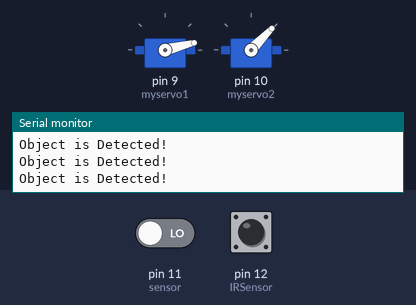
The sketch below on a simulated Arduino Uno, built with avr-gcc and run on an emulated ATmega328P. On the bench: 2 × servo, the last lines printed to the serial monitor. The test bench sets the inputs (shaded band); at power-on: pin 12 (IRSensor) LOW, pin 11 (sensor) LOW.

Above: at 6.4 s.
6.5 s: pin 12 (IRSensor) driven HIGH
At 9.8 s:
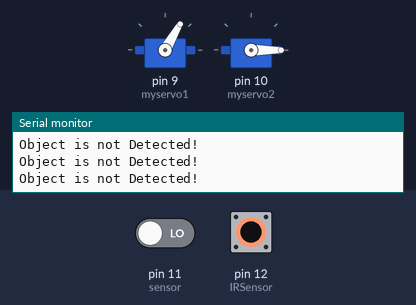
10.4 s: pin 12 (IRSensor) pulsed LOW 2 times (0.12 s each, 0.3 s apart)
At 12.1 s:
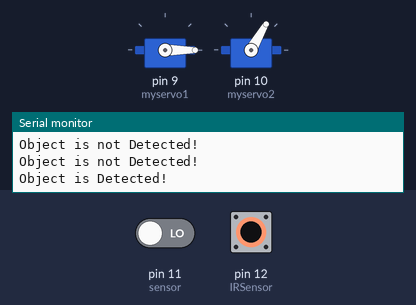
18.4 s: pin 12 (IRSensor) driven LOW
22.1 s: pin 11 (sensor) driven HIGH
25.8 s: pin 11 (sensor) driven LOW and pin 12 (IRSensor) driven HIGH
At 26.51 s:
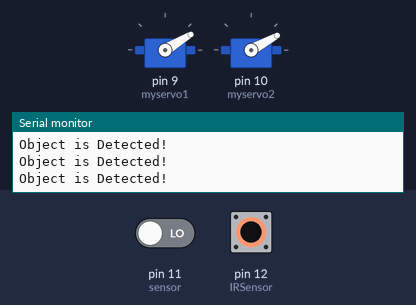
Timing chart, 0 to 28.8 s (numbered marks = the images above; inputs shaded):
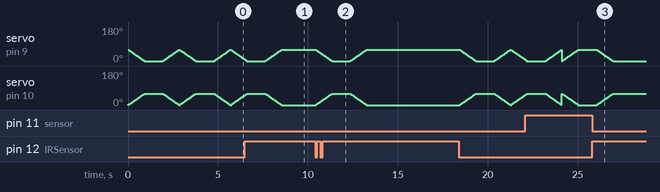

Measured:
- after the input at 6.5 s, servo on pin 10 (myservo2): goes on until 8.5 s, then stays 0°
- after the input at 10.4 s, servo on pin 10 (myservo2): rises from 0° to 60° in 0.91 s, then falls to 0° in 1.9 s
- after the input at 25.8 s, servo on pin 9 (myservo1): goes on until 27.0 s, then stays 0°; servo on pin 10 (myservo2): goes on until 27.0 s, then stays 60°

The sketch:

servocontroller.ino
```cpp
#include <Servo.h>

int sensor = 11;
int IRSensor = 12;

Servo myservo1;  // create servo object to control servo 1
Servo myservo2;  // create servo object to control servo 2

void setup() {
 Serial.begin(9600);
  pinMode(sensor, INPUT);
  pinMode(IRSensor, INPUT);

  myservo1.attach(9);  // attaches the servo 1 on pin 9 to the servo object
  myservo2.attach(10); // attaches the servo 2 on pin 10 to the servo object


}

void loop() {
  // Do nothing here
  int IRsensorStatus = digitalRead(IRSensor);
  if(IRsensorStatus == 1){
    Serial.println("Object is not Detected!");
  }
  if(IRsensorStatus == 0){
    Serial.println("Object is Detected!");
  }
  int state = digitalRead(sensor);
  if (state == HIGH  && IRsensorStatus == 0) {

    int pos;

  // Move servos in opposite directions: Servo 1 clockwise, Servo 2 anticlockwise
  for (pos = 0; pos <= 60; pos += 1) {
    myservo1.write(pos);            // tell servo 1 to go to position in variable 'pos'
    myservo2.write(60 - pos);       // tell servo 2 to go to the inverse position
    delay(15);                      // waits 15ms for the servos to reach the position
  }
  delay(1000);

  // Move servos in opposite directions: Servo 1 anticlockwise, Servo 2 clockwise
  for (pos = 60; pos >= 0; pos -= 1) {
    myservo1.write(pos);            // tell servo 1 to go to position in variable 'pos'
    myservo2.write(60 - pos);       // tell servo 2 to go to the inverse position
    delay(15);                      // waits 15ms for the servos to reach the position
  }


  }

  else if(state == LOW && IRsensorStatus == 0){
    int pos;

  // Move servos in opposite directions: Servo 1 clockwise, Servo 2 anticlockwise
  for (pos = 0; pos <= 60; pos += 1) {
    myservo1.write(60 - pos);            // tell servo 1 to go to position in variable 'pos'
    myservo2.write(pos);       // tell servo 2 to go to the inverse position
    delay(15);                      // waits 15ms for the servos to reach the position
  }
  delay(1000);

  // Move servos in opposite directions: Servo 1 anticlockwise, Servo 2 clockwise
  for (pos = 60; pos >= 0; pos -= 1) {
    myservo1.write(60 - pos);            // tell servo 1 to go to position in variable 'pos'
    myservo2.write(pos);       // tell servo 2 to go to the inverse position
    delay(15);                      // waits 15ms for the servos to reach the position
  }

  }
}
```
